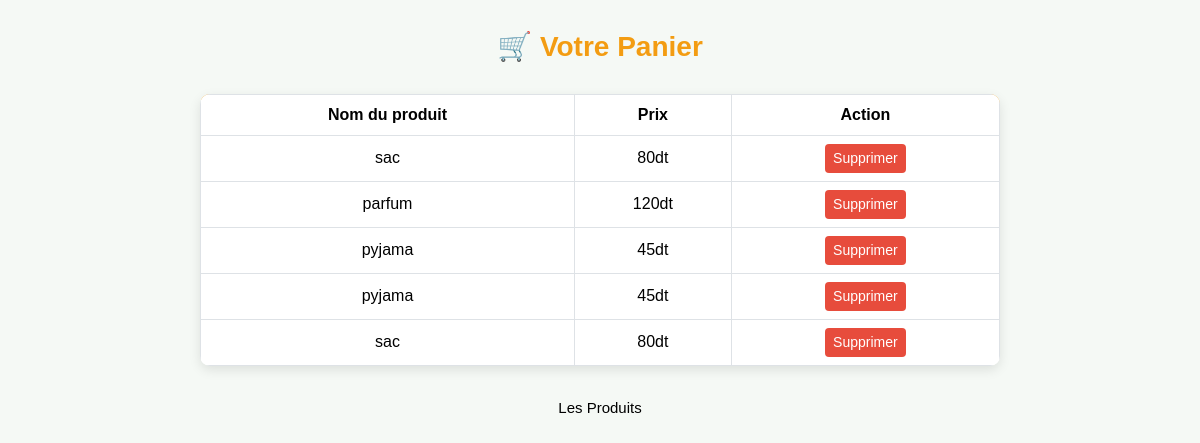
Screenshot of /card.php with the database file from the repository.
### tables this page shows
CREATE TABLE `panier` (
  `id` int(11) NOT NULL,
  `name` varchar(100) DEFAULT NULL,
  `prix` varchar(20) DEFAULT NULL
);

### card.php (the view, shortened to what this page needs)
<!DOCTYPE html>
<html lang="fr">
<head>
  <link href="https://cdn.jsdelivr.net/npm/bootstrap@5.3.7/dist/css/bootstrap.min.css" rel="stylesheet">
</head>
<body>
  <center><h3>🛒 Votre Panier</h3></center>
  <main>
    <table class="table table-bordered">
      <thead>
        <tr>
          <th>Nom du produit</th>
          <th>Prix</th>
          <th>Action</th>
        </tr>
      </thead>
      <tbody>
        <?php
        include('config.php');
        $result = mysqli_query($con, "SELECT * FROM panier");
        while ($row = mysqli_fetch_array($result)) {
          echo "
          <tr>
            <td>$row[name]</td>
            <td>$row[prix]</td>
            <td><a href='del_card.php?id=$row[id]' class='btn btn-danger btn-sm'>Supprimer</a></td>
          </tr>
          ";
        }
        ?>
      </tbody>
    </table>
  </main>
  <center>
    <a href="shop.php">Les Produits</a>
  </center>
</body>
</html>

### card.php (style rules this page uses)
body { background-color: #f5f9f5; font-family: 'Cairo', sans-serif; }
h3 { margin-top: 30px; color: #f39c12; font-weight: bold; }
main { width: 90%; max-width: 800px; margin: 30px auto; }
table { border-radius: 10px; overflow: hidden; box-shadow: 0 4px 12px rgba(0, 0, 0, 0.1); }
thead { background-color: #f39c12; color: white; text-align: center; }
tbody td { vertical-align: middle; text-align: center; background-color: #ffffff; }
.btn-danger { background-color: #e74c3c; border: none; }
a { text-decoration: none; font-size: 15px; color: rgb(0, 0, 0); font-family: 'Franklin Gothic Medium', 'Arial Narrow', Arial, sans-serif; }

### rows the page displays
panier: name "sac", prix "80dt"
panier: name "parfum", prix "120dt"
panier: name "pyjama", prix "45dt"
panier: name "pyjama", prix "45dt"
panier: name "sac", prix "80dt"
